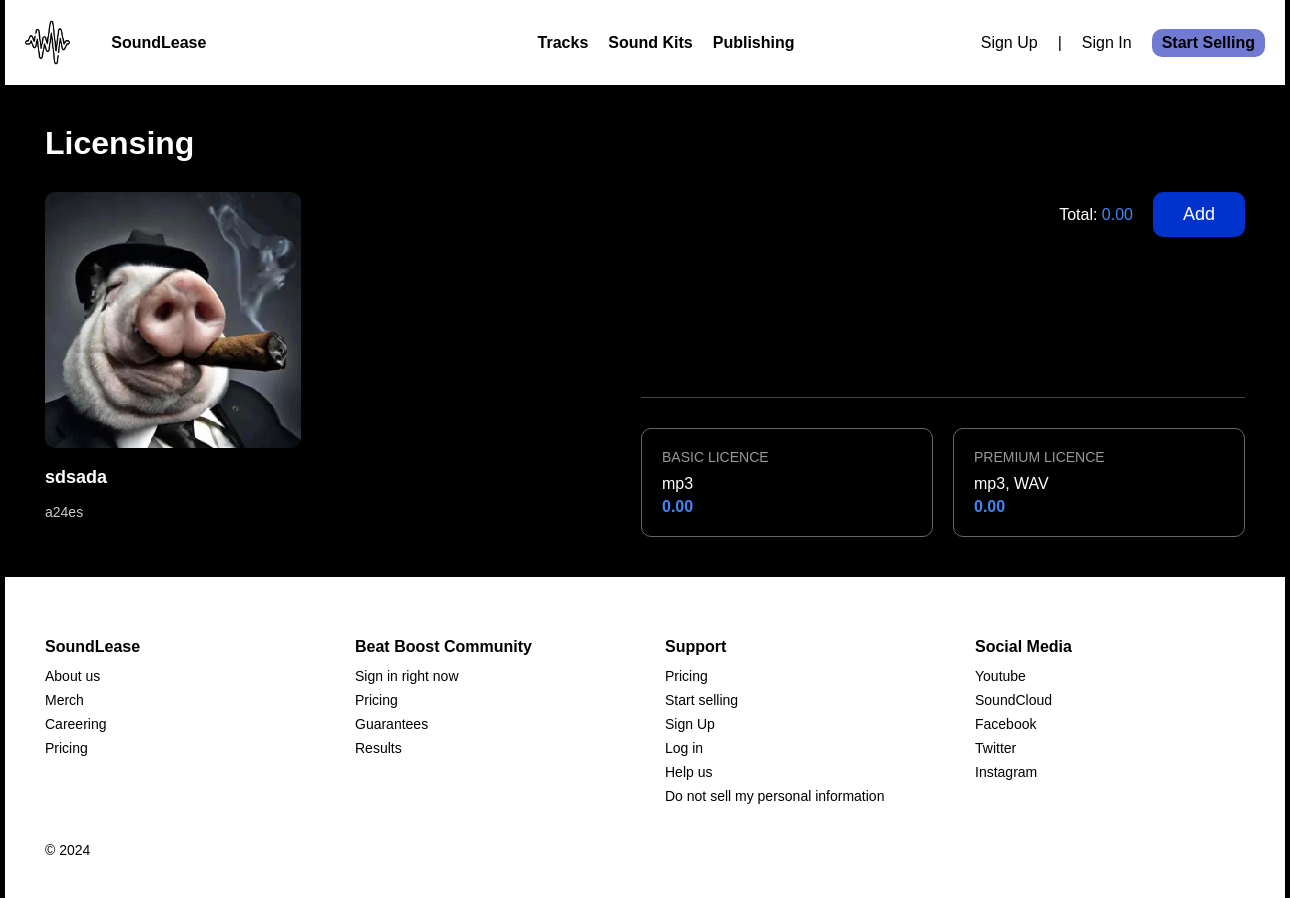
/kits/sdsada, run on the app's committed database.
### main/models.py (models this page shows, shortened)
class Kit(models.Model):
    title = models.CharField(max_length=255, verbose_name="Назва набору", help_text="Макс 255 символів")
    slug = models.SlugField(max_length=255, unique=True, verbose_name="Слаг")
    description = models.TextField(blank=True, verbose_name="Опис")
    cover_image = models.ImageField(upload_to='kits/covers/', default="img/default.png", verbose_name="Обкладинка")
    price = models.DecimalField(max_digits=10, decimal_places=2, verbose_name="Ціна",
                                validators=[MinValueValidator(0.00)], default=0.00)
    premium_price = models.DecimalField(max_digits=10, decimal_places=2, verbose_name="Преміум ціна",
                                validators=[MinValueValidator(0.00)], default=0.00)
    author = models.CharField("Автор", max_length=64, help_text="Макс 64 символа", default="Unknown")
    pub_date = models.DateTimeField("Дата публікації", default=timezone.now)
    tags = models.ManyToManyField(Tag, verbose_name="Теги", blank=True)
    license_info = models.TextField(blank=True, verbose_name="Інформація про ліцензію")
    file = models.FileField(upload_to='kits/files/', verbose_name="Файли набору (ZIP)", blank=False, null=False,
                            default='kits/files/icon.7z')
    objects = models.Manager()
    class Meta:
        ordering = ["-pub_date"]
        verbose_name = "Кіт"
        verbose_name_plural = "Кіти"

### main/views.py (the view)
# urls.py: path(r"kits/<slug:slug>", KitDetail.as_view(), name="kit-detail"),
class KitDetail(DetailView):
    model = Kit
    template_name = "main/kit_detail.html"
    context_object_name = "kit"
    slug_field = "slug"
    slug_url_kwargs = "slug"
    def get_context_data(self, **kwargs):
        context = super(KitDetail, self).get_context_data(**kwargs)
        try:
            context["Tag"] = Tag.objects.get(slug=self.kwargs.get('slug'))
        except:
            context["Tag"] = None
        return context

### main/templates/main/kit_detail.html (shortened to what this page needs)
{% extends 'main/main_layout.html' %}
{% load static %}
{% block content %}
<div class="container6">
    <div class="title6">Licensing</div>
    <div class="content6">
      <div class="left6">
        <img src="{{ kit.cover_image.url }}" alt="Track Cover" class="cover6" />
        <div class="description6">
          <strong>{{ kit.title }}</strong>
          <p>{{ kit.description }}</p>
        </div>
      </div>
      <div class="right6">
        <div class="top-right6">
          <div class="total6">Total: <span>{{ kit.premium_price }}</span></div>
          <button class="add-button6">Add</button>
        </div>
        <div class="license-options6">
          <div class="license-card6">
            <div class="license-card-title6">BASIC LICENCE</div>
            <div class="license-details6">mp3</div>
            <div class="price6">{{ kit.price }}</div>
          </div>
          <div class="license-card6">
            <div class="license-card-title6">PREMIUM LICENCE</div>
            <div class="license-details6">mp3, WAV</div>
            <div class="price6">{{ kit.premium_price }}</div>
          </div>
        </div>
      </div>
    </div>
  </div>
{% endblock %}

### main/static/css/style.css (style rules this page uses)
body { margin: 0; font-family: Arial, sans-serif; background-color: #000; color: #fff; width: 1280px; margin: 0 auto; }
.container6 { width: 1200px; margin: 0 auto; padding: 40px 20px; }
.title6 { font-size: 32px; font-weight: bold; margin-bottom: 30px; }
.content6 { display: flex; justify-content: space-between; flex-wrap: wrap; }
.left6 { max-width: 480px; }
.cover6 { width: 100%; border-radius: 10px; }
.description6 { margin-top: 15px; }
.description6 strong { display: block; font-size: 18px; margin-bottom: 5px; }
.description6 p { color: #ccc; line-height: 1.5; font-size: 14px; }
.right6 { max-width: 680px; display: flex; flex-direction: column; justify-content: space-between; }
.top-right6 { display: flex; align-items: center; justify-content: flex-end; margin-bottom: 20px; }
.total6 { font-size: 16px; margin-right: 20px; }
.total6 span { color: #4285f4; }
.add-button6 { background-color: #0033cc; color: white; border: none; border-radius: 10px; padding: 12px 30px; font-size: 18px; cursor: pointer; }
.license-options6 { display: flex; gap: 20px; margin-top: 30px; border-top: 1px solid #444; padding-top: 30px; }
.license-card6 { border: 1px solid #666; border-radius: 10px; padding: 20px; width: 250px; }
.license-card-title6 { color: #999; font-size: 14px; margin-bottom: 10px; }
.license-details6 { font-size: 16px; margin-bottom: 5px; }
.price6 { color: #4285f4; font-weight: bold; }

### main/static/css/style2.css (style rules this page uses)
body { font-family: sans-serif; background-color: #000000; }
button { background-color: #cc0000; color: #fff; padding: 10px 20px; border: none; border-radius: 3px; cursor: pointer; }
p { color: white; }

### data on the page
Kit: cover_image (placeholder picture), title "sdsada", description "a24es", premium_price "0.00", price "0.00"
